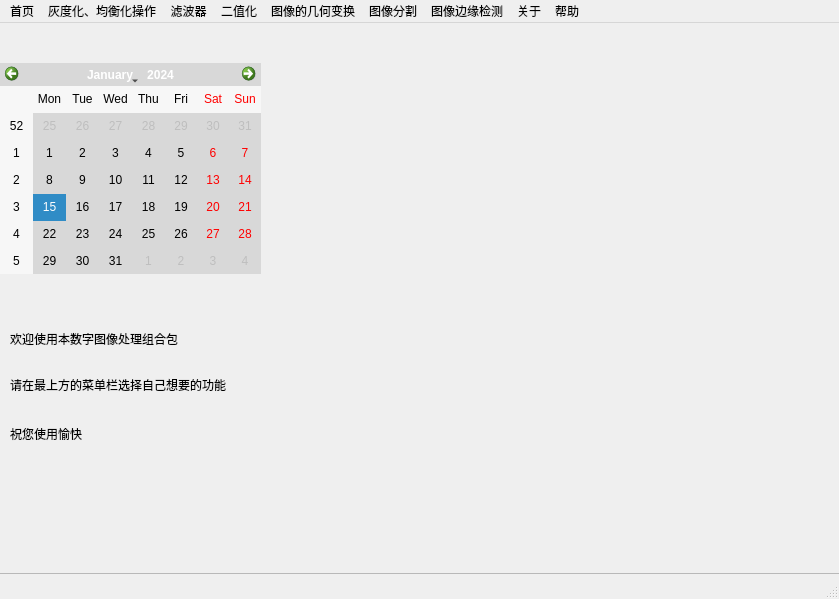
<?xml version="1.0" encoding="UTF-8"?>
<ui version="4.0">
 <class>MainWindow</class>
 <widget class="QMainWindow" name="MainWindow">
  <property name="geometry">
   <rect>
    <x>0</x>
    <y>0</y>
    <width>839</width>
    <height>599</height>
   </rect>
  </property>
  <property name="windowTitle">
   <string>MainWindow</string>
  </property>
  <widget class="QWidget" name="centralwidget">
   <widget class="QFrame" name="frame">
    <property name="geometry">
     <rect>
      <x>-10</x>
      <y>-10</y>
      <width>851</width>
      <height>561</height>
     </rect>
    </property>
    <property name="sizeIncrement">
     <size>
      <width>0</width>
      <height>0</height>
     </size>
    </property>
    <property name="styleSheet">
     <string notr="true">background-image: url(:/images/images/5.jpg);</string>
    </property>
    <property name="frameShape">
     <enum>QFrame::StyledPanel</enum>
    </property>
    <property name="frameShadow">
     <enum>QFrame::Raised</enum>
    </property>
    <widget class="QCalendarWidget" name="calendarWidget">
     <property name="geometry">
      <rect>
       <x>10</x>
       <y>50</y>
       <width>261</width>
       <height>211</height>
      </rect>
     </property>
     <property name="accessibleName">
      <string/>
     </property>
     <property name="autoFillBackground">
      <bool>false</bool>
     </property>
     <property name="styleSheet">
      <string notr="true">background :rgb(216, 216, 216);</string>
     </property>
     <property name="gridVisible">
      <bool>false</bool>
     </property>
     <property name="navigationBarVisible">
      <bool>true</bool>
     </property>
     <property name="dateEditEnabled">
      <bool>false</bool>
     </property>
    </widget>
    <widget class="QLabel" name="label">
     <property name="geometry">
      <rect>
       <x>20</x>
       <y>310</y>
       <width>271</width>
       <height>91</height>
      </rect>
     </property>
     <property name="text">
      <string>欢迎使用本数字图像处理组合包


请在最上方的菜单栏选择自己想要的功能
</string>
     </property>
    </widget>
    <widget class="QLabel" name="label_2">
     <property name="geometry">
      <rect>
       <x>20</x>
       <y>380</y>
       <width>201</width>
       <height>81</height>
      </rect>
     </property>
     <property name="text">
      <string>祝您使用愉快</string>
     </property>
    </widget>
   </widget>
  </widget>
  <widget class="QMenuBar" name="menubar">
   <property name="geometry">
    <rect>
     <x>0</x>
     <y>0</y>
     <width>839</width>
     <height>26</height>
    </rect>
   </property>
   <widget class="QMenu" name="menu">
    <property name="title">
     <string>首页</string>
    </property>
   </widget>
   <widget class="QMenu" name="menu_2">
    <property name="title">
     <string>灰度化、均衡化操作</string>
    </property>
    <addaction name="action_3"/>
    <addaction name="separator"/>
    <addaction name="action_4"/>
   </widget>
   <widget class="QMenu" name="menu_3">
    <property name="title">
     <string>二值化</string>
    </property>
    <addaction name="action_14"/>
    <addaction name="separator"/>
    <addaction name="actionotsu"/>
   </widget>
   <widget class="QMenu" name="menu_4">
    <property name="title">
     <string>图像的几何变换</string>
    </property>
    <addaction name="action"/>
   </widget>
   <widget class="QMenu" name="menu_5">
    <property name="title">
     <string>图像分割</string>
    </property>
    <addaction name="action_8"/>
    <addaction name="separator"/>
    <addaction name="action_9"/>
    <addaction name="separator"/>
    <addaction name="action_11"/>
    <addaction name="separator"/>
    <addaction name="action_13"/>
   </widget>
   <widget class="QMenu" name="menu_6">
    <property name="title">
     <string>图像边缘检测</string>
    </property>
    <addaction name="actioncanny"/>
   </widget>
   <widget class="QMenu" name="menu_7">
    <property name="title">
     <string>关于</string>
    </property>
   </widget>
   <widget class="QMenu" name="menu_8">
    <property name="title">
     <string>帮助</string>
    </property>
   </widget>
   <widget class="QMenu" name="menu_13">
    <property name="title">
     <string>滤波器</string>
    </property>
    <addaction name="action3_3"/>
    <addaction name="separator"/>
    <addaction name="action3_4"/>
    <addaction name="separator"/>
    <addaction name="action5_5"/>
   </widget>
   <addaction name="menu"/>
   <addaction name="menu_2"/>
   <addaction name="menu_13"/>
   <addaction name="menu_3"/>
   <addaction name="menu_4"/>
   <addaction name="menu_5"/>
   <addaction name="menu_6"/>
   <addaction name="menu_7"/>
   <addaction name="menu_8"/>
  </widget>
  <widget class="QStatusBar" name="statusbar"/>
  <action name="actiondsadsad">
   <property name="text">
    <string>dsadsad</string>
   </property>
  </action>
  <action name="action_3">
   <property name="checkable">
    <bool>false</bool>
   </property>
   <property name="text">
    <string>图像灰度化</string>
   </property>
  </action>
  <action name="action_4">
   <property name="text">
    <string>图像均衡化</string>
   </property>
  </action>
  <action name="actioncanny">
   <property name="text">
    <string>canny</string>
   </property>
  </action>
  <action name="action_8">
   <property name="text">
    <string>全局分割</string>
   </property>
  </action>
  <action name="action_9">
   <property name="text">
    <string>动态分割</string>
   </property>
  </action>
  <action name="action_11">
   <property name="text">
    <string>区域生长</string>
   </property>
  </action>
  <action name="action_13">
   <property name="text">
    <string>分水岭</string>
   </property>
  </action>
  <action name="action_14">
   <property name="text">
    <string>自选阈值</string>
   </property>
  </action>
  <action name="actionotsu">
   <property name="text">
    <string>otsu 算法</string>
   </property>
  </action>
  <action name="action_18">
   <property name="text">
    <string>缩小</string>
   </property>
  </action>
  <action name="action_20">
   <property name="text">
    <string>放大</string>
   </property>
  </action>
  <action name="action_21">
   <property name="text">
    <string>水平外凹</string>
   </property>
  </action>
  <action name="action_23">
   <property name="text">
    <string>水平外凸</string>
   </property>
  </action>
  <action name="action_27">
   <property name="text">
    <string>水平梯形形变</string>
   </property>
  </action>
  <action name="action_29">
   <property name="text">
    <string>竖直梯形形变</string>
   </property>
  </action>
  <action name="action_31">
   <property name="text">
    <string>直角三角形形变</string>
   </property>
  </action>
  <action name="action_33">
   <property name="text">
    <string>等腰三角形形变</string>
   </property>
  </action>
  <action name="actionS">
   <property name="text">
    <string>S形变形</string>
   </property>
  </action>
  <action name="action_36">
   <property name="text">
    <string>图片旋转</string>
   </property>
  </action>
  <action name="action_38">
   <property name="text">
    <string>图片平移</string>
   </property>
  </action>
  <action name="actionx">
   <property name="text">
    <string>x 轴翻转</string>
   </property>
  </action>
  <action name="actiony">
   <property name="text">
    <string>y 轴翻转</string>
   </property>
  </action>
  <action name="action3_3">
   <property name="text">
    <string>3*3中值滤波</string>
   </property>
  </action>
  <action name="action3_4">
   <property name="text">
    <string>3*3均值滤波</string>
   </property>
  </action>
  <action name="action5_5">
   <property name="text">
    <string>5*5高斯滤波</string>
   </property>
  </action>
  <action name="action">
   <property name="text">
    <string>立刻进行</string>
   </property>
  </action>
 </widget>
 <resources>
  <include location="images.qrc"/>
 </resources>
 <connections/>
</ui>
